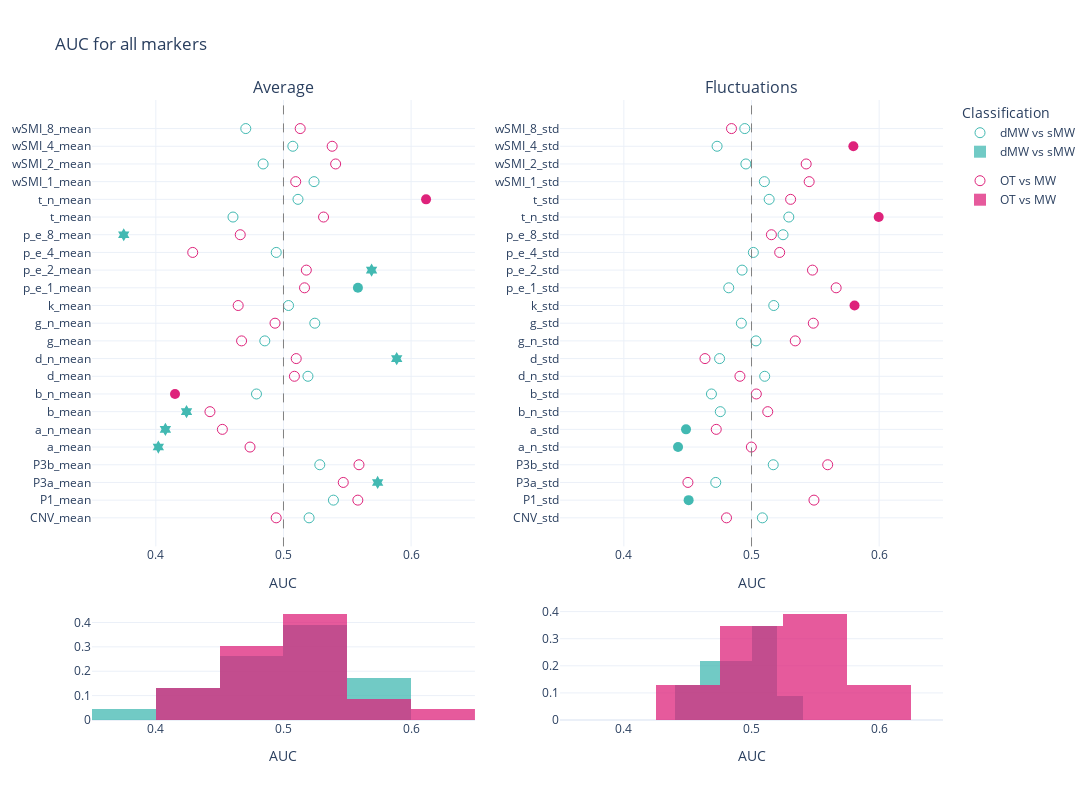

This figure's notebook cell:
### Markdown cell above
# Scatter

### Code cell
mind_average =aucs_mind[aucs_mind['markers'].isin([i+'_mean' for i in markers])]
mw_average =aucs_mw[aucs_mw['markers'].isin([i+'_mean' for i in markers])]

mind_fluctuations =aucs_mind[aucs_mind['markers'].isin([i+'_std' for i in markers])]
mw_fluctuations =aucs_mw[aucs_mw['markers'].isin([i+'_std' for i in markers])]

fig = make_subplots(rows=2, cols=2, 
                    subplot_titles = ['Average', 'Fluctuations'],
                    specs=[[{"type": "scatter"}, {"type": "scatter"}], [{"type": "histogram"}, {"type": "histogram"}]],
                       column_widths=[0.5, 0.5],
    row_heights=[0.8, 0.2],
                   vertical_spacing = 0.1)

fig.add_trace(go.Scatter(
    x=mw_average.AUC,
    y=mw_average['markers'],
    name='dMW vs sMW',
    legendgroup= 'group1',
    showlegend=True,
    mode = 'markers',
    marker = {'color':lblue, 'size': 10},
    marker_symbol= mw_average.symbol.to_list()
))
fig.add_vline(x=0.5, line_width=1, line_dash="dash", line_color="grey", row = 1, col = 1)
fig.add_trace(go.Scatter(
    x=mind_average.AUC,
    y=mind_average['markers'],
    name='OT vs MW',
    legendgroup= 'group2',
    showlegend=True,
    mode = 'markers',
    marker = {'color':pink, 'size': 10},
    marker_symbol= mind_average.symbol.to_list()
))

fig.add_trace(go.Histogram(
    x=mw_average.AUC,histnorm='probability',
    marker = {'color':lblue},
    name='dMW vs sMW',
    legendgroup= 'group1',    showlegend=True,
),row = 2, col = 1)

fig.add_trace(go.Histogram(
    x=mind_average.AUC,histnorm='probability',
    marker = {'color':pink}, 
    name='OT vs MW',    legendgroup= 'group2',
    showlegend=True,
    autobinx = False,
),row = 2, col = 1)

fig.update_traces(opacity=0.75, row = 2, col=1)





fig.add_trace(go.Scatter(
    x=mw_fluctuations.AUC,
    y=mw_fluctuations['markers'],
    name='dMW vs sMW',
    legendgroup= 'group1',    showlegend=False,
    mode = 'markers',
    marker = {'color':lblue, 'size': 10},
    marker_symbol= mw_fluctuations.symbol.to_list()
),
    row = 1, col = 2)

fig.add_trace(go.Scatter(
    x=mind_fluctuations.AUC,
    y=mind_fluctuations['markers'],
    name='OT vs MW',    legendgroup= 'group2',
    showlegend=False,
    mode = 'markers',
    marker = {'color':pink, 'size': 10},
    marker_symbol= mind_fluctuations.symbol.to_list()
),
    row = 1, col = 2)
fig.add_vline(x=0.5, line_width=1, line_dash="dash", line_color="grey", row = 1, col = 2)

fig.add_trace(go.Histogram(
    x=mw_fluctuations.AUC,histnorm='probability',
    name='dMW vs sMW',
    legendgroup= 'group1',    showlegend=False,
    marker = {'color':lblue},
),row = 2, col = 2)

fig.add_trace(go.Histogram(
    x=mind_fluctuations.AUC,histnorm='probability',
    marker = {'color':pink}, 
    name='OT vs MW',    legendgroup= 'group2',
    showlegend=False,
    autobinx = False,
),row = 2, col = 2)

fig.update_traces(opacity=0.75, row = 2, col=2)
# Update xaxis properties
fig.update_xaxes(title_text="AUC", range=[.35, .65],row=1, col=1)
fig.update_xaxes(title_text="AUC", range=[.35,.65], row=1, col=2)
fig.update_xaxes(title_text="AUC", range=[.35, .65],row=2, col=2)
fig.update_xaxes(title_text="AUC", range=[.35, .65],row=2, col=1)



fig.update_layout(
    title="AUC for all markers",
    legend_title="Classification",
    width=1200,
    height=800,    
    yaxis = {
            'showticklabels': True,
            'tickmode': 'linear',
        },
    barmode='overlay',
  showlegend=True,
    template = 'plotly_white'
)

fig.show()
pio.write_json(fig, 'Figs/scatter_auc_all.plotly')

### Figure 1 — Plotly figure (JSON) as saved in the notebook; plotly's stock layout.template omitted (floating-point values rounded to 4 significant figures)
{"data": [{"legendgroup": "group1", "marker": {"color": "#42B9B2", "size": 10, "symbol": ["circle-open", "circle-open", "hexagram", "circle-open", "hexagram", "hexagram", "hexagram", "circle-open", "circle-open", "hexagram", "circle-open", "circle-open", "circle-open", "circle", "hexagram", "circle-open", "hexagram", "circle-open", "circle-open", "circle-open", "circle-open", "circle-open", "circle-open"]}, "mode": "markers", "name": "dMW vs sMW", "showlegend": true, "type": "scatter", "x": [0.5201, 0.5391, 0.5738, 0.5284, 0.402, 0.4075, 0.4241, 0.4789, 0.5192, 0.5887, 0.4854, 0.5245, 0.504, 0.5583, 0.569, 0.4943, 0.3749, 0.4604, 0.5114, 0.5239, 0.4841, 0.5073, 0.4705], "y": ["CNV_mean", "P1_mean", "P3a_mean", "P3b_mean", "a_mean", "a_n_mean", "b_mean", "b_n_mean", "d_mean", "d_n_mean", "g_mean", "g_n_mean", "k_mean", "p_e_1_mean", "p_e_2_mean", "p_e_4_mean", "p_e_8_mean", "t_mean", "t_n_mean", "wSMI_1_mean", "wSMI_2_mean", "wSMI_4_mean", "wSMI_8_mean"]}, {"legendgroup": "group2", "marker": {"color": "#DE237B", "size": 10, "symbol": ["circle-open", "circle-open", "circle-open", "circle-open", "circle-open", "circle-open", "circle-open", "circle", "circle-open", "circle-open", "circle-open", "circle-open", "circle-open", "circle-open", "circle-open", "circle-open", "circle-open", "circle-open", "circle", "circle-open", "circle-open", "circle-open", "circle-open"]}, "mode": "markers", "name": "OT vs MW", "showlegend": true, "type": "scatter", "x": [0.4943, 0.5583, 0.5468, 0.5592, 0.4738, 0.4521, 0.4424, 0.415, 0.5086, 0.51, 0.4672, 0.4934, 0.4645, 0.5165, 0.5179, 0.4289, 0.4661, 0.5314, 0.6117, 0.5096, 0.5409, 0.5381, 0.5131], "y": ["CNV_mean", "P1_mean", "P3a_mean", "P3b_mean", "a_mean", "a_n_mean", "b_mean", "b_n_mean", "d_mean", "d_n_mean", "g_mean", "g_n_mean", "k_mean", "p_e_1_mean", "p_e_2_mean", "p_e_4_mean", "p_e_8_mean", "t_mean", "t_n_mean", "wSMI_1_mean", "wSMI_2_mean", "wSMI_4_mean", "wSMI_8_mean"]}, {"histnorm": "probability", "legendgroup": "group1", "marker": {"color": "#42B9B2"}, "name": "dMW vs sMW", "opacity": 0.75, "showlegend": true, "type": "histogram", "x": [0.5201, 0.5391, 0.5738, 0.5284, 0.402, 0.4075, 0.4241, 0.4789, 0.5192, 0.5887, 0.4854, 0.5245, 0.504, 0.5583, 0.569, 0.4943, 0.3749, 0.4604, 0.5114, 0.5239, 0.4841, 0.5073, 0.4705], "xaxis": "x3", "yaxis": "y3"}, {"histnorm": "probability", "legendgroup": "group2", "marker": {"color": "#DE237B"}, "name": "OT vs MW", "opacity": 0.75, "showlegend": true, "type": "histogram", "x": [0.4943, 0.5583, 0.5468, 0.5592, 0.4738, 0.4521, 0.4424, 0.415, 0.5086, 0.51, 0.4672, 0.4934, 0.4645, 0.5165, 0.5179, 0.4289, 0.4661, 0.5314, 0.6117, 0.5096, 0.5409, 0.5381, 0.5131], "xaxis": "x3", "xbins": {"end": 0.65, "size": 0.05, "start": 0.4}, "yaxis": "y3"}, {"legendgroup": "group1", "marker": {"color": "#42B9B2", "size": 10, "symbol": ["circle-open", "circle", "circle-open", "circle-open", "circle", "circle", "circle-open", "circle-open", "circle-open", "circle-open", "circle-open", "circle-open", "circle-open", "circle-open", "circle-open", "circle-open", "circle-open", "circle-open", "circle-open", "circle-open", "circle-open", "circle-open", "circle-open"]}, "mode": "markers", "name": "dMW vs sMW", "showlegend": false, "type": "scatter", "x": [0.5085, 0.4507, 0.472, 0.517, 0.4424, 0.4487, 0.4755, 0.4686, 0.5103, 0.475, 0.5035, 0.492, 0.5174, 0.4822, 0.4926, 0.5014, 0.5247, 0.5292, 0.5138, 0.5101, 0.4956, 0.473, 0.4947], "xaxis": "x2", "y": ["CNV_std", "P1_std", "P3a_std", "P3b_std", "a_n_std", "a_std", "b_n_std", "b_std", "d_n_std", "d_std", "g_n_std", "g_std", "k_std", "p_e_1_std", "p_e_2_std", "p_e_4_std", "p_e_8_std", "t_n_std", "t_std", "wSMI_1_std", "wSMI_2_std", "wSMI_4_std", "wSMI_8_std"], "yaxis": "y2"}, {"legendgroup": "group2", "marker": {"color": "#DE237B", "size": 10, "symbol": ["circle-open", "circle-open", "circle-open", "circle-open", "circle-open", "circle-open", "circle-open", "circle-open", "circle-open", "circle-open", "circle-open", "circle-open", "circle", "circle-open", "circle-open", "circle-open", "circle-open", "circle", "circle-open", "circle-open", "circle-open", "circle", "circle-open"]}, "mode": "markers", "name": "OT vs MW", "showlegend": false, "type": "scatter", "x": [0.4804, 0.5489, 0.4502, 0.5597, 0.4999, 0.4724, 0.5127, 0.5038, 0.4909, 0.4635, 0.5343, 0.5484, 0.5807, 0.5663, 0.5477, 0.5221, 0.5156, 0.5996, 0.5306, 0.5451, 0.5428, 0.5798, 0.4843], "xaxis": "x2", "y": ["CNV_std", "P1_std", "P3a_std", "P3b_std", "a_n_std", "a_std", "b_n_std", "b_std", "d_n_std", "d_std", "g_n_std", "g_std", "k_std", "p_e_1_std", "p_e_2_std", "p_e_4_std", "p_e_8_std", "t_n_std", "t_std", "wSMI_1_std", "wSMI_2_std", "wSMI_4_std", "wSMI_8_std"], "yaxis": "y2"}, {"histnorm": "probability", "legendgroup": "group1", "marker": {"color": "#42B9B2"}, "name": "dMW vs sMW", "opacity": 0.75, "showlegend": false, "type": "histogram", "x": [0.5085, 0.4507, 0.472, 0.517, 0.4424, 0.4487, 0.4755, 0.4686, 0.5103, 0.475, 0.5035, 0.492, 0.5174, 0.4822, 0.4926, 0.5014, 0.5247, 0.5292, 0.5138, 0.5101, 0.4956, 0.473, 0.4947], "xaxis": "x4", "yaxis": "y4"}, {"histnorm": "probability", "legendgroup": "group2", "marker": {"color": "#DE237B"}, "name": "OT vs MW", "opacity": 0.75, "showlegend": false, "type": "histogram", "x": [0.4804, 0.5489, 0.4502, 0.5597, 0.4999, 0.4724, 0.5127, 0.5038, 0.4909, 0.4635, 0.5343, 0.5484, 0.5807, 0.5663, 0.5477, 0.5221, 0.5156, 0.5996, 0.5306, 0.5451, 0.5428, 0.5798, 0.4843], "xaxis": "x4", "xbins": {"end": 0.625, "size": 0.05, "start": 0.425}, "yaxis": "y4"}], "layout": {"annotations": [{"font": {"size": 16}, "showarrow": false, "text": "Average", "x": 0.225, "xanchor": "center", "xref": "paper", "y": 1, "yanchor": "bottom", "yref": "paper"}, {"font": {"size": 16}, "showarrow": false, "text": "Fluctuations", "x": 0.775, "xanchor": "center", "xref": "paper", "y": 1, "yanchor": "bottom", "yref": "paper"}], "barmode": "overlay", "height": 800, "legend": {"title": {"text": "Classification"}}, "shapes": [{"line": {"color": "grey", "dash": "dash", "width": 1}, "type": "line", "x0": 0.5, "x1": 0.5, "xref": "x", "y0": 0, "y1": 1, "yref": "y domain"}, {"line": {"color": "grey", "dash": "dash", "width": 1}, "type": "line", "x0": 0.5, "x1": 0.5, "xref": "x2", "y0": 0, "y1": 1, "yref": "y2 domain"}], "showlegend": true, "title": {"text": "AUC for all markers"}, "width": 1200, "xaxis": {"anchor": "y", "domain": [0, 0.45], "range": [0.35, 0.65], "title": {"text": "AUC"}, "type": "linear"}, "xaxis2": {"anchor": "y2", "domain": [0.55, 1], "range": [0.35, 0.65], "title": {"text": "AUC"}, "type": "linear"}, "xaxis3": {"anchor": "y3", "domain": [0, 0.45], "range": [0.35, 0.65], "title": {"text": "AUC"}, "type": "linear"}, "xaxis4": {"anchor": "y4", "domain": [0.55, 1], "range": [0.35, 0.65], "title": {"text": "AUC"}, "type": "linear"}, "yaxis": {"anchor": "x", "autorange": true, "domain": [0.28, 1], "range": [-1.615, 23.61], "showticklabels": true, "tickmode": "linear", "type": "category"}, "yaxis2": {"anchor": "x2", "autorange": true, "domain": [0.28, 1], "range": [-1.615, 23.61], "type": "category"}, "yaxis3": {"anchor": "x3", "autorange": true, "domain": [0, 0.18], "range": [0, 0.4577]}, "yaxis4": {"anchor": "x4", "autorange": true, "domain": [0, 0.18], "range": [0, 0.4119]}}}
